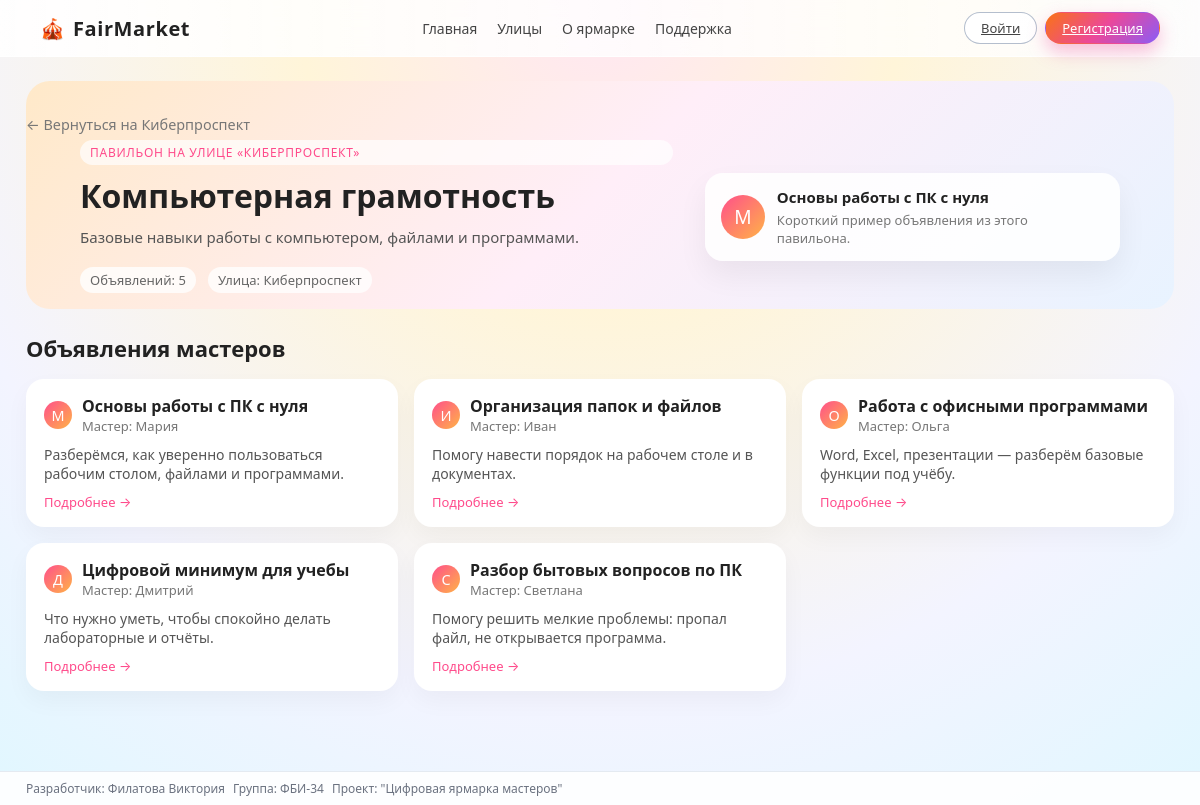
/pavilion/21, run on the app's committed database.
### app.py (models this page shows)
class Street(db.Model):
    __tablename__ = 'streets'
    id = db.Column(db.Integer, primary_key=True)
    name = db.Column(db.String(120), nullable=False)
    code = db.Column(db.String(50), nullable=False, unique=True)  # it / design / study / photo и т.п.

class Pavilion(db.Model):
    __tablename__ = 'pavilions'
    id = db.Column(db.Integer, primary_key=True)
    title = db.Column(db.String(150), nullable=False)
    description = db.Column(db.Text, nullable=True)
    street_id = db.Column(db.Integer, db.ForeignKey('streets.id'), nullable=False)
    street = db.relationship('Street', backref='pavilions')

class Ad(db.Model):
    __tablename__ = 'ads'
    id = db.Column(db.Integer, primary_key=True)
    title = db.Column(db.String(250), nullable=False)
    text = db.Column(db.Text, nullable=False)
    author_name = db.Column(db.String(120), nullable=False)
    master_id = db.Column(db.Integer, db.ForeignKey("users.id"), nullable=True)
    pavilion_id = db.Column(db.Integer, db.ForeignKey('pavilions.id'), nullable=False)
    pavilion = db.relationship('Pavilion', backref='ads')

### app.py (the view)
@app.route("/pavilion/<int:pavilion_id>")
def pavilion_page(pavilion_id):
    pavilion = Pavilion.query.get_or_404(pavilion_id)
    ads = pavilion.ads
    fio, group = get_student_info()
    return render_template(
        "pavilion.html",
        pavilion=pavilion,
        ads=ads,
        fio=fio,
        group=group
    )

### app.py (called while the page is built)
def get_student_info():
    return "Филатова Виктория", "ФБИ-34"

### templates/pavilion.html (shortened to what this page needs)
{% extends "base.html" %}
{% block content %}
<section class="pavilion-hero">
    <a href="{{ url_for('street_page', code=pavilion.street.code) }}" class="back-link">
        ← Вернуться на {{ pavilion.street.name }}
    </a>
    <div class="pavilion-hero-inner">
        <div class="pavilion-hero-info">
            <span class="pavilion-hero-chip">
                Павильон на улице «{{ pavilion.street.name }}»
            </span>
            <h1 class="pavilion-hero-title">{{ pavilion.title }}</h1>
            <p class="pavilion-hero-subtitle">
                {% if pavilion.description %}
                    {{ pavilion.description }}
                {% else %}
                    Тематический павильон с объявлениями мастеров по этой теме.
                {% endif %}
            </p>
            <div class="pavilion-hero-meta">
                <span>Объявлений: {{ ads|length }}</span>
                <span>Улица: {{ pavilion.street.name }}</span>
            </div>
        </div>
        <div class="pavilion-hero-card-demo">
            <div class="avatar-circle big">
                {{
                    ads[0].author_name[0]
                    if ads and ads[0].author_name
                    else pavilion.title[0]
                }}
            </div>
            <div class="pavilion-hero-card-text">
                <div class="pavilion-hero-card-title">
                    {% if ads %}
                        {{ ads[0].title }}
                    {% else %}
                        Здесь скоро появятся первые мастера ✨
                    {% endif %}
                </div>
                <div class="pavilion-hero-card-subtitle">
                    {% if ads %}
                        Короткий пример объявления из этого павильона.
                    {% else %}
                        Как только появятся объявления, ты увидишь их здесь.
                    {% endif %}
                </div>
            </div>
        </div>
    </div>
</section>
<section class="pavilion-ads-section">
    {% if ads %}
        <h2 class="pavilion-ads-title">Объявления мастеров</h2>
        <div class="pavilion-ads-grid">
            {% for ad in ads %}
    <div class="pavilion-ad-wrapper">
        <a href="{{ url_for('ad_page', ad_id=ad.id) }}" class="pavilion-ad-card">
            <div class="pavilion-ad-card-inner">
                <div class="pavilion-ad-header">
                    <div class="avatar-circle">
                        {{ ad.author_name[0] }}
                    </div>
                    <div>
                        <h3 class="pavilion-ad-title">{{ ad.title }}</h3>
                        <div class="pavilion-ad-author">
                            Мастер: {{ ad.author_name }}
                        </div>
                    </div>
                </div>
                <p class="pavilion-ad-text">
                    {{ ad.text }}
                </p>
                <div class="pavilion-ad-footer">
                    <span>Подробнее →</span>
                </div>
            </div>
        </a>
    </div>
{% endfor %}
        </div>
    {% else %}
        <div class="pavilion-empty">
            <h2>Пока здесь тихо 🤫</h2>
            <p>В этом павильоне ещё нет объявлений. Скоро мастера сюда заселятся!</p>
        </div>
    {% endif %}
</section>
{% endblock %}

### static/style.css (style rules this page uses)
*, *::before, *::after { box-sizing: border-box; }
body { margin: 0; font-family: system-ui, -apple-system, BlinkMacSystemFont, "Segoe UI", sans-serif; background: radial-gradient(circle at top, #ffe6f3 0, #fff5d9 30%, #f3f4ff 70%, #e0f7ff 100%); color: #222; }
.back-link { display: inline-flex; align-items: center; gap: 4px; font-size: 0.9rem; color: #777; text-decoration: none; margin-bottom: 6px; }
.avatar-circle { width: 28px; height: 28px; border-radius: 50%; display: inline-flex; align-items: center; justify-content: center; font-size: 0.9rem; background: linear-gradient(135deg, #ff4f8b, #ffb347); color: white; }
.avatar-circle.big { width: 44px; height: 44px; font-size: 1.2rem; }
.pavilion-hero { padding: 32px 0 16px; background: linear-gradient(135deg, #ffe9c9 0%, #ffeef8 50%, #e8f3ff 100%); border-radius: 24px; margin-bottom: 24px; }
.pavilion-hero-inner { max-width: 1040px; margin: 0 auto; display: grid; grid-template-columns: minmax(0, 2fr) minmax(0, 1.4fr); gap: 32px; align-items: center; }
.pavilion-hero-info { display: flex; flex-direction: column; gap: 12px; }
.pavilion-hero-chip { display: inline-flex; align-items: center; padding: 4px 10px; border-radius: 999px; font-size: 12px; text-transform: uppercase; letter-spacing: 0.06em; background: rgba(255,255,255,0.7); color: #ff4b8b; }
.pavilion-hero-title { font-size: 32px; line-height: 1.2; margin: 0; }
.pavilion-hero-subtitle { margin: 0; font-size: 15px; color: #555; }
.pavilion-hero-meta { display: flex; flex-wrap: wrap; gap: 12px; margin-top: 8px; font-size: 13px; color: #666; }
.pavilion-hero-meta span { padding: 4px 10px; border-radius: 999px; background: rgba(255,255,255,0.8); }
.pavilion-hero-card-demo { display: flex; gap: 12px; align-items: center; padding: 14px 16px; border-radius: 18px; background: rgba(255,255,255,0.9); box-shadow: 0 14px 30px rgba(0,0,0,0.06); }
.pavilion-hero-card-text { display: flex; flex-direction: column; gap: 4px; }
.pavilion-hero-card-title { font-size: 15px; font-weight: 600; }
.pavilion-hero-card-subtitle { font-size: 13px; color: #777; }
.pavilion-ads-section { margin-top: 16px; }
.pavilion-ads-title { font-size: 22px; margin-bottom: 16px; }
.pavilion-ads-grid { display: grid; grid-template-columns: repeat(auto-fill, minmax(280px, 1fr)); gap: 16px; }
.pavilion-ad-card { text-decoration: none; color: inherit; }
.pavilion-ad-card-inner { height: 100%; padding: 16px 18px; border-radius: 18px; background: #ffffff; box-shadow: 0 10px 24px rgba(0,0,0,0.04); display: flex; flex-direction: column; gap: 10px; transition: transform 0.15s ease, box-shadow 0.15s ease, translate 0.15s ease; }
.pavilion-ad-header { display: flex; gap: 10px; align-items: center; }
.pavilion-ad-title { font-size: 16px; margin: 0; }
.pavilion-ad-author { font-size: 13px; color: #777; }
.pavilion-ad-text { font-size: 14px; color: #555; margin: 0; }
.pavilion-ad-footer { margin-top: auto; font-size: 13px; color: #ff4b8b; }

### data on the page
Street: street.name "Киберпроспект", street.name "КИБЕРПРОСПЕКТ"
Pavilion: title "Компьютерная грамотность", description "Базовые навыки работы с компьютером, файлами и программами."
Ad: author_name "М", title "Основы работы с ПК с нуля", author_name "Мария", text "Разберёмся, как уверенно пользоваться рабочим столом, файлами и программами."
Ad: author_name "И", title "Организация папок и файлов", author_name "Иван", text "Помогу навести порядок на рабочем столе и в документах."
Ad: author_name "О", title "Работа с офисными программами", author_name "Ольга", text "Word, Excel, презентации — разберём базовые функции под учёбу."
Ad: author_name "Д", title "Цифровой минимум для учебы", author_name "Дмитрий", text "Что нужно уметь, чтобы спокойно делать лабораторные и отчёты."
Ad: author_name "С", title "Разбор бытовых вопросов по ПК", author_name "Светлана", text "Помогу решить мелкие проблемы: пропал файл, не открывается программа."

### other printed values
{{ ads|length }} "5"
{{ fio }} "Филатова Виктория"
{{ group }} "ФБИ-34"
